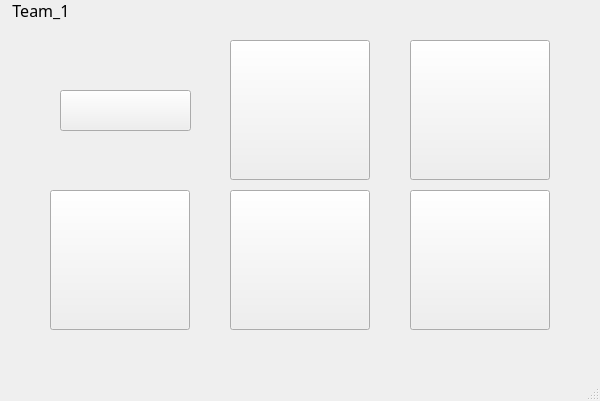
<?xml version="1.0" encoding="UTF-8"?>
<ui version="4.0">
 <class>MainWindow</class>
 <widget class="QMainWindow" name="MainWindow">
  <property name="geometry">
   <rect>
    <x>0</x>
    <y>0</y>
    <width>600</width>
    <height>401</height>
   </rect>
  </property>
  <property name="windowTitle">
   <string>MainWindow</string>
  </property>
  <widget class="QWidget" name="centralwidget">
   <widget class="QPushButton" name="btn_run_email">
    <property name="geometry">
     <rect>
      <x>230</x>
      <y>190</y>
      <width>140</width>
      <height>140</height>
     </rect>
    </property>
    <property name="text">
     <string/>
    </property>
   </widget>
   <widget class="QPushButton" name="btn_run_musicplayer">
    <property name="geometry">
     <rect>
      <x>230</x>
      <y>40</y>
      <width>140</width>
      <height>140</height>
     </rect>
    </property>
    <property name="text">
     <string/>
    </property>
   </widget>
   <widget class="QPushButton" name="btn_run_news">
    <property name="geometry">
     <rect>
      <x>410</x>
      <y>40</y>
      <width>140</width>
      <height>140</height>
     </rect>
    </property>
    <property name="text">
     <string/>
    </property>
   </widget>
   <widget class="QPushButton" name="btn_weather">
    <property name="geometry">
     <rect>
      <x>60</x>
      <y>90</y>
      <width>131</width>
      <height>41</height>
     </rect>
    </property>
    <property name="text">
     <string/>
    </property>
   </widget>
   <widget class="QLabel" name="label_icon1">
    <property name="geometry">
     <rect>
      <x>80</x>
      <y>50</y>
      <width>81</width>
      <height>91</height>
     </rect>
    </property>
    <property name="text">
     <string/>
    </property>
   </widget>
   <widget class="QPushButton" name="btn_run_calendar">
    <property name="geometry">
     <rect>
      <x>50</x>
      <y>190</y>
      <width>140</width>
      <height>140</height>
     </rect>
    </property>
    <property name="text">
     <string/>
    </property>
   </widget>
   <widget class="QLabel" name="label_bar">
    <property name="geometry">
     <rect>
      <x>0</x>
      <y>0</y>
      <width>600</width>
      <height>21</height>
     </rect>
    </property>
    <property name="font">
     <font>
      <family>Bahnschrift Condensed</family>
      <pointsize>12</pointsize>
     </font>
    </property>
    <property name="text">
     <string>   Team_1</string>
    </property>
    <property name="textFormat">
     <enum>Qt::PlainText</enum>
    </property>
   </widget>
   <widget class="QPushButton" name="btn_run_game">
    <property name="geometry">
     <rect>
      <x>410</x>
      <y>190</y>
      <width>140</width>
      <height>140</height>
     </rect>
    </property>
    <property name="text">
     <string/>
    </property>
   </widget>
  </widget>
  <widget class="QMenuBar" name="menubar">
   <property name="geometry">
    <rect>
     <x>0</x>
     <y>0</y>
     <width>600</width>
     <height>21</height>
    </rect>
   </property>
  </widget>
  <widget class="QStatusBar" name="statusbar"/>
 </widget>
 <resources/>
 <connections/>
</ui>
